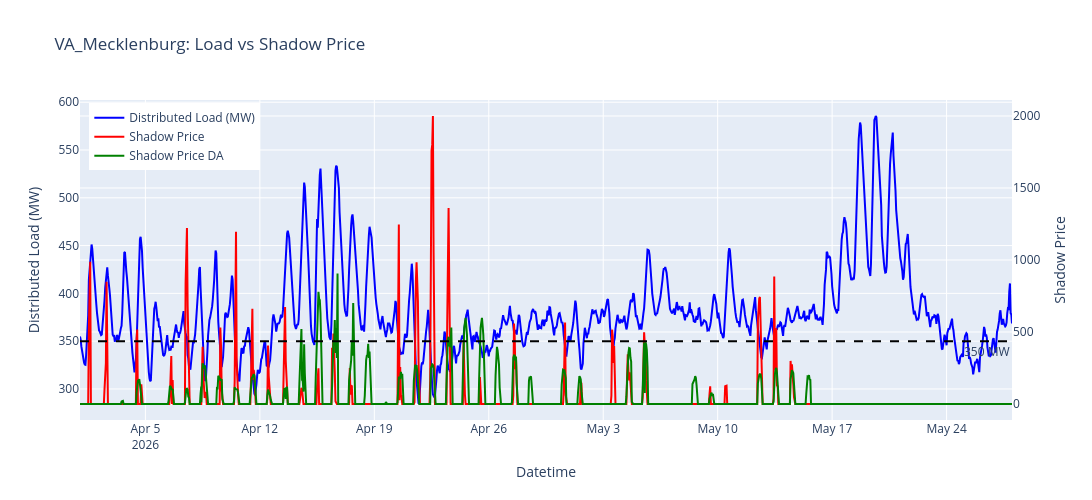

The code cell stored with this chart in its notebook:
### Code cell
df = county_load_shadow_price.copy()

node = "VA_Mecklenburg"

sub = df[df["county_name"] == node].copy()

# ensure datetime is sorted
sub["datetime_ending_ept"] = pd.to_datetime(sub["datetime_ending_ept"])
sub = sub.sort_values("datetime_ending_ept")

fig = go.Figure()

# Left y-axis: distributed load
fig.add_trace(
    go.Scatter(
        x=sub["datetime_ending_ept"],
        y=sub["distributed_load_mw"],
        name="Distributed Load (MW)",
        line=dict(color="blue"),
        yaxis="y1"
    )
)

# Right y-axis: shadow price
fig.add_trace(
    go.Scatter(
        x=sub["datetime_ending_ept"],
        y=sub["shadow_price"],
        name="Shadow Price",
        line=dict(color="red"),
        yaxis="y2"
    )
)

fig.add_trace(
    go.Scatter(
        x=sub["datetime_ending_ept"],
        y=sub["shadow_price_DA"],
        name="Shadow Price DA",
        line=dict(color="green"),
        yaxis="y2"
    )
)

fig.add_hline(
    y=350,
    line_dash="dash",
    line_color="black",
    annotation_text="350 MW",
    annotation_position="bottom right"
)

# Layout with dual axis
fig.update_layout(
    title=f"{node}: Load vs Shadow Price",
    xaxis=dict(title="Datetime"),
    
    yaxis=dict(
        title="Distributed Load (MW)",
        side="left"
    ),
    
    yaxis2=dict(
        title="Shadow Price",
        overlaying="y",
        side="right"
    ),
    
    legend=dict(x=0.01, y=0.99),
    height=500,
    width=2000
)

fig.show()

### Figure 1 — Plotly figure (JSON) as saved in the notebook; plotly's stock layout.template omitted (floating-point values rounded to 4 significant figures; data arrays with more than 128 entries replaced by an {"elided": "..."} marker saying what was removed)
{"data": [{"line": {"color": "blue"}, "name": "Distributed Load (MW)", "type": "scatter", "x": {"elided": "1370 str values"}, "y": {"elided": "1370 float values"}, "yaxis": "y"}, {"line": {"color": "red"}, "name": "Shadow Price", "type": "scatter", "x": {"elided": "1370 str values"}, "y": {"elided": "1370 float values"}, "yaxis": "y2"}, {"line": {"color": "green"}, "name": "Shadow Price DA", "type": "scatter", "x": {"elided": "1370 str values"}, "y": {"elided": "1370 float values"}, "yaxis": "y2"}], "layout": {"annotations": [{"showarrow": false, "text": "350 MW", "x": 1, "xanchor": "right", "xref": "x domain", "y": 350, "yanchor": "top", "yref": "y"}], "height": 500, "legend": {"x": 0.01, "y": 0.99}, "shapes": [{"line": {"color": "black", "dash": "dash"}, "type": "line", "x0": 0, "x1": 1, "xref": "x domain", "y0": 350, "y1": 350, "yref": "y"}], "title": {"text": "VA_Mecklenburg: Load vs Shadow Price"}, "width": 2000, "xaxis": {"title": {"text": "Datetime"}}, "yaxis": {"side": "left", "title": {"text": "Distributed Load (MW)"}}, "yaxis2": {"overlaying": "y", "side": "right", "title": {"text": "Shadow Price"}}}}
